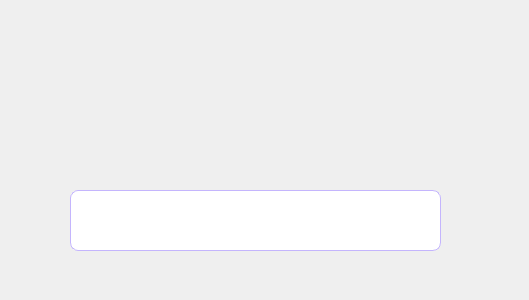
<?xml version="1.0" encoding="UTF-8"?>
<ui version="4.0">
 <class>ClientIDialog</class>
 <widget class="QDialog" name="ClientIDialog">
  <property name="geometry">
   <rect>
    <x>0</x>
    <y>0</y>
    <width>529</width>
    <height>300</height>
   </rect>
  </property>
  <property name="windowTitle">
   <string>Dialog</string>
  </property>
  <property name="styleSheet">
   <string notr="true"> background: qlineargradient(x1:0, y1:0, x2:1, y2:1,
                                stop:0 #C4B5FD,
                                stop:1 #93C5FD);</string>
  </property>
  <widget class="QLineEdit" name="lineEditId">
   <property name="geometry">
    <rect>
     <x>70</x>
     <y>190</y>
     <width>371</width>
     <height>61</height>
    </rect>
   </property>
   <property name="styleSheet">
    <string notr="true">QLineEdit {
    background-color: #FFFFFF;       /* white input background */
    color: #1E293B;                  /* dark text for clarity */
    font-size: 13px;
    padding: 6px 10px;

    border: 1px solid #C4B5FD;       /* thin violet border */
    border-radius: 8px;              /* smooth rounded corners */
}
</string>
   </property>
  </widget>
  <widget class="QLabel" name="labelInfo">
   <property name="geometry">
    <rect>
     <x>50</x>
     <y>40</y>
     <width>411</width>
     <height>131</height>
    </rect>
   </property>
   <property name="text">
    <string/>
   </property>
  </widget>
 </widget>
 <resources/>
 <connections/>
</ui>
